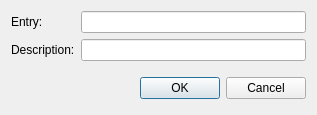
<?xml version="1.0" encoding="UTF-8"?>
<ui version="4.0">
 <class>DbaseEntryDialog</class>
 <widget class="QDialog" name="DbaseEntryDialog">
  <property name="geometry">
   <rect>
    <x>0</x>
    <y>0</y>
    <width>317</width>
    <height>115</height>
   </rect>
  </property>
  <property name="sizePolicy">
   <sizepolicy hsizetype="Preferred" vsizetype="Fixed">
    <horstretch>0</horstretch>
    <verstretch>0</verstretch>
   </sizepolicy>
  </property>
  <property name="windowTitle">
   <string>Dialog</string>
  </property>
  <property name="modal">
   <bool>true</bool>
  </property>
  <layout class="QVBoxLayout" name="verticalLayout">
   <item>
    <layout class="QFormLayout" name="formLayout">
     <item row="0" column="0">
      <widget class="QLabel" name="label">
       <property name="text">
        <string>Entry:</string>
       </property>
      </widget>
     </item>
     <item row="0" column="1">
      <widget class="QLineEdit" name="entryEdit"/>
     </item>
     <item row="1" column="0">
      <widget class="QLabel" name="label_4">
       <property name="text">
        <string>Description:</string>
       </property>
      </widget>
     </item>
     <item row="1" column="1">
      <widget class="QLineEdit" name="descEdit"/>
     </item>
    </layout>
   </item>
   <item>
    <layout class="QHBoxLayout">
     <property name="spacing">
      <number>6</number>
     </property>
     <property name="leftMargin">
      <number>0</number>
     </property>
     <property name="topMargin">
      <number>0</number>
     </property>
     <property name="rightMargin">
      <number>0</number>
     </property>
     <property name="bottomMargin">
      <number>0</number>
     </property>
     <item>
      <spacer>
       <property name="orientation">
        <enum>Qt::Horizontal</enum>
       </property>
       <property name="sizeHint" stdset="0">
        <size>
         <width>131</width>
         <height>31</height>
        </size>
       </property>
      </spacer>
     </item>
     <item>
      <widget class="QPushButton" name="okButton">
       <property name="text">
        <string>OK</string>
       </property>
      </widget>
     </item>
     <item>
      <widget class="QPushButton" name="cancelButton">
       <property name="text">
        <string>Cancel</string>
       </property>
      </widget>
     </item>
    </layout>
   </item>
  </layout>
 </widget>
 <resources/>
 <connections>
  <connection>
   <sender>okButton</sender>
   <signal>clicked()</signal>
   <receiver>DbaseEntryDialog</receiver>
   <slot>accept()</slot>
   <hints>
    <hint type="sourcelabel">
     <x>278</x>
     <y>253</y>
    </hint>
    <hint type="destinationlabel">
     <x>96</x>
     <y>254</y>
    </hint>
   </hints>
  </connection>
  <connection>
   <sender>cancelButton</sender>
   <signal>clicked()</signal>
   <receiver>DbaseEntryDialog</receiver>
   <slot>reject()</slot>
   <hints>
    <hint type="sourcelabel">
     <x>369</x>
     <y>253</y>
    </hint>
    <hint type="destinationlabel">
     <x>179</x>
     <y>282</y>
    </hint>
   </hints>
  </connection>
 </connections>
</ui>
